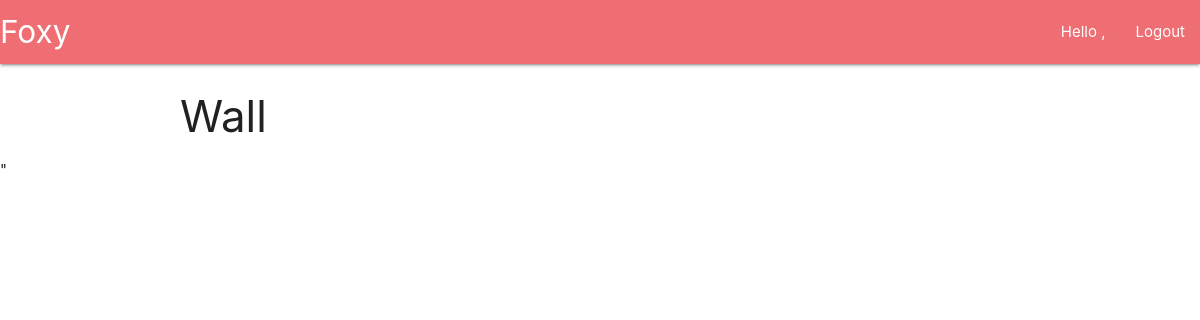
Page / (signed in) on the earlier database version.
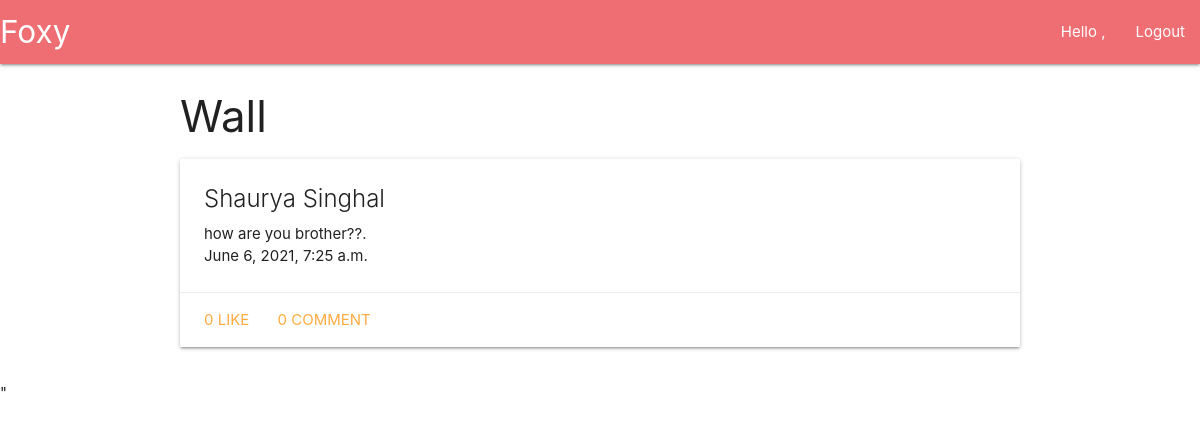
Same page on the later database version.
### social/models.py (models this page shows, shortened)
class Post(models.Model):
    user = models.ForeignKey(User,on_delete=models.CASCADE)
    created_at = models.DateTimeField(auto_now=True)
    content = models.TextField()
    image = models.ImageField(blank=True)

### social/views.py (the view)
# urls.py: path('',views.Wall.as_view(),name='wall'),
class Wall(LoginRequiredMixin, ListView):
    context_object_name = 'posts'
    template_name = 'social/wall.html'
    login_url = 'auth/login'
    def get_queryset(self):
        return Post.objects.filter(
            (Q(user__person1=self.request.user.pk) | Q(
                user__person2=self.request.user.pk)) & ~Q(user=self.request.user)
        ).order_by('-created_at')

### templates/social/wall.html
{% extends 'base.html' %}
{% block content %}
<div class="container">
  <h3>Wall</h3>
  {% for post in posts %}
  <div class="row">
    {% include 'social/components/post.html' %}
  </div>
  {% endfor %}
</div>
{% endblock %}

### templates/social/components/post.html (shortened to what this page needs)
<div class="card">
  <div class="card-content">
    <span class="card-title">{{post.user.first_name}} {{post.user.last_name}}</span>
    <p>{{post.content}}.</p>
    <span >{{post.created_at}}</span>
  </div>
  <div class="card-action">
    <a href="#" onclick="likePost({{post.id}});">{{post.like_set.count}} Like</a>
    <a class="modal-trigger" href="#postModal{{post.id}}">{{post.comment_set.count}} Comment </a>
  </div>
</div>

Differences in the rows shown:
added Post: user.first_name "Shaurya", user.last_name "Singhal", content "how are you brother??", created_at "June 6, 2021, 7:25 a.m.", like_set.count "0", comment_set.count "0"
